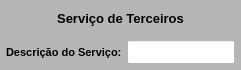
           <widget class="QWidget" name="widget_Terceiros" native="true">
            <property name="sizePolicy">
             <sizepolicy hsizetype="Preferred" vsizetype="Preferred">
              <horstretch>0</horstretch>
              <verstretch>0</verstretch>
             </sizepolicy>
            </property>
            <property name="minimumSize">
             <size>
              <width>0</width>
              <height>0</height>
             </size>
            </property>
            <property name="maximumSize">
             <size>
              <width>16777215</width>
              <height>70</height>
             </size>
            </property>
            <property name="font">
             <font>
              <pointsize>8</pointsize>
             </font>
            </property>
            <property name="styleSheet">
             <string notr="true">background-color: rgb(182, 182, 182);</string>
            </property>
            <layout class="QVBoxLayout" name="verticalLayout_7">
             <property name="spacing">
              <number>1</number>
             </property>
             <property name="leftMargin">
              <number>1</number>
             </property>
             <property name="topMargin">
              <number>1</number>
             </property>
             <property name="rightMargin">
              <number>1</number>
             </property>
             <property name="bottomMargin">
              <number>3</number>
             </property>
             <item>
              <widget class="QLabel" name="label_70">
               <property name="sizePolicy">
                <sizepolicy hsizetype="Preferred" vsizetype="Preferred">
                 <horstretch>0</horstretch>
                 <verstretch>0</verstretch>
                </sizepolicy>
               </property>
               <property name="maximumSize">
                <size>
                 <width>16777215</width>
                 <height>16777215</height>
                </size>
               </property>
               <property name="font">
                <font>
                 <pointsize>10</pointsize>
                 <weight>75</weight>
                 <bold>true</bold>
                </font>
               </property>
               <property name="text">
                <string>Serviço de Terceiros</string>
               </property>
               <property name="alignment">
                <set>Qt::AlignCenter</set>
               </property>
              </widget>
             </item>
             <item>
              <widget class="QWidget" name="widget_34" native="true">
               <property name="sizePolicy">
                <sizepolicy hsizetype="Preferred" vsizetype="Preferred">
                 <horstretch>0</horstretch>
                 <verstretch>0</verstretch>
                </sizepolicy>
               </property>
               <property name="minimumSize">
                <size>
                 <width>0</width>
                 <height>0</height>
                </size>
               </property>
               <property name="maximumSize">
                <size>
                 <width>16777215</width>
                 <height>30</height>
                </size>
               </property>
               <property name="font">
                <font>
                 <pointsize>8</pointsize>
                </font>
               </property>
               <layout class="QHBoxLayout" name="horizontalLayout_19">
                <property name="spacing">
                 <number>5</number>
                </property>
                <property name="leftMargin">
                 <number>5</number>
                </property>
                <property name="topMargin">
                 <number>3</number>
                </property>
                <property name="rightMargin">
                 <number>5</number>
                </property>
                <property name="bottomMargin">
                 <number>3</number>
                </property>
                <item>
                 <widget class="QLabel" name="label_71">
                  <property name="sizePolicy">
                   <sizepolicy hsizetype="Preferred" vsizetype="Preferred">
                    <horstretch>0</horstretch>
                    <verstretch>0</verstretch>
                   </sizepolicy>
                  </property>
                  <property name="minimumSize">
                   <size>
                    <width>0</width>
                    <height>0</height>
                   </size>
                  </property>
                  <property name="maximumSize">
                   <size>
                    <width>120</width>
                    <height>16777215</height>
                   </size>
                  </property>
                  <property name="font">
                   <font>
                    <pointsize>8</pointsize>
                    <weight>75</weight>
                    <bold>true</bold>
                   </font>
                  </property>
                  <property name="text">
                   <string>Descrição do Serviço:</string>
                  </property>
                  <property name="alignment">
                   <set>Qt::AlignLeading|Qt::AlignLeft|Qt::AlignVCenter</set>
                  </property>
                 </widget>
                </item>
                <item>
                 <widget class="QLineEdit" name="line_Descricao_Servico">
                  <property name="sizePolicy">
                   <sizepolicy hsizetype="Preferred" vsizetype="Preferred">
                    <horstretch>0</horstretch>
                    <verstretch>0</verstretch>
                   </sizepolicy>
                  </property>
                  <property name="minimumSize">
                   <size>
                    <width>0</width>
                    <height>0</height>
                   </size>
                  </property>
                  <property name="maximumSize">
                   <size>
                    <width>16777215</width>
                    <height>16777215</height>
                   </size>
                  </property>
                  <property name="font">
                   <font>
                    <pointsize>8</pointsize>
                   </font>
                  </property>
                  <property name="styleSheet">
                   <string notr="true">background-color: rgb(255, 255, 255);</string>
                  </property>
                  <property name="alignment">
                   <set>Qt::AlignLeading|Qt::AlignLeft|Qt::AlignVCenter</set>
                  </property>
                  <property name="placeholderText">
                   <string/>
                  </property>
                 </widget>
                </item>
               </layout>
              </widget>
             </item>
            </layout>
           </widget>
